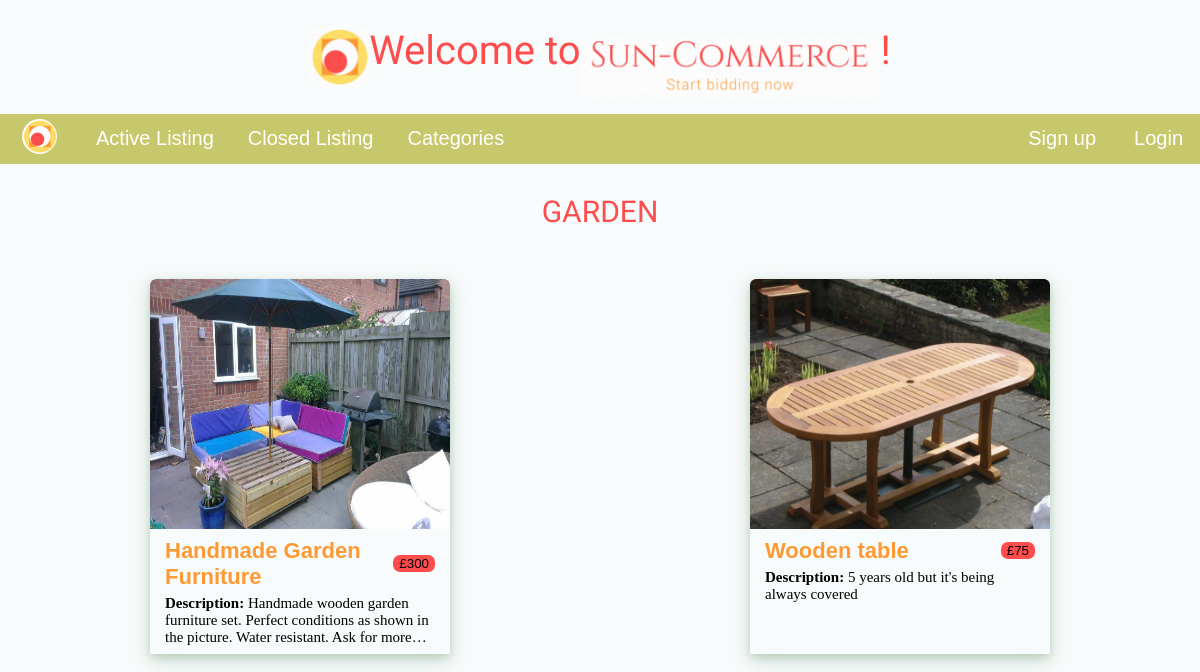
The page /categories/3/ on the database its author committed.
### auctions/models.py (models this page shows, shortened)
class Category(models.Model):
    name = models.CharField(max_length=100)
    photo = models.ImageField(upload_to='pics/', null=True, blank=True)

class Auction(models.Model):
   user = models.ForeignKey(User, on_delete=models.CASCADE, null=False)
   title = models.CharField(max_length=100, null=False)
   description = models.TextField(max_length=1000, null=False)
   initial_price = models.IntegerField(null=False)
   date = models.DateField(default=datetime.date.today)
   photo = models.ImageField(upload_to='pics/', null=True, blank=True)
   category = models.ForeignKey(Category, on_delete=models.SET_NULL, null=True, blank=True)
   active = models.BooleanField(default=True)
   last_bid = models.IntegerField(blank=True, null=True)

### auctions/views.py (the view)
# urls.py: path('categories/<int:id>/', views.by_category, name='auctions-category'),
def by_category(request, id):
    data = {
        'auctions' : Auction.objects.filter(category_id = id, active=True),
        'category' : Category.objects.filter(id = id)[0].name.upper()
    }
    return render(request, 'auctions/by_category.html', data)

### auctions/templates/auctions/by_category.html
{% extends "auctions/layout.html" %}
{% block content %}
<h3>{{category}}</h3>
<div class="auctions-wrapper">
    {% if auctions %}
    {% for auction in auctions %}
        <a href="{% url 'auctions-show' id=auction.id %}">
            <div class="auction-wrapper">
                <div class="list-img-wrapper">
                    <img src="{{auction.photo.url}}" alt="image">
                </div>
                <div class="list-info-wrapper">
                    <div class="title-price">
                        <h2>{{auction.title}} </h2>
                        <button> £{{auction.initial_price}}</button>
                    </div>
                    <p><span>Description: </span>{{auction.description}}</p>
                </div>
            </div>
        </a>
    {% endfor %}
    {% else %}
    <h1 id="no-auctions" class="error">No Active Listings for this Category</h1>
    {% endif %}
</div>
{% endblock %}

### auctions/static/css/styles.css (style rules this page uses)
body { margin: 0; background-color: rgba(232, 244, 245, 0.275); }
h3 { text-align: center; font-size: 30px; font-family: 'Joan', serif; font-weight: lighter; color: #ff4d4d; }
div.auctions-wrapper { display: flex; flex-direction: row-reverse; flex-wrap: wrap-reverse; align-items: center; justify-content: space-around; }
div.auctions-wrapper a { text-decoration: none; color: black; }
div.auctions-wrapper a div.auction-wrapper { display: flex; flex-direction: column; align-items: center; justify-content: flex-start; height: 375px; width: 300px; box-shadow: 0 4px 8px 0 rgba(66, 108, 45, 0.2), 0 6px 20px 0 rgba(34, 109, 39, 0.19); margin: 20px; }
div.auctions-wrapper a div.auction-wrapper div.list-info-wrapper div.title-price { display: flex; align-items: center; justify-content: space-between; width: 270px; }
div.auctions-wrapper a div.auction-wrapper div.list-info-wrapper div.title-price h2 { display: flex; justify-content: space-between; align-items: center; color: #ff9933; font-size: 22px; font-family:'Franklin Gothic Medium', 'Arial Narrow', Arial, sans-serif; margin: 5px 0; }
div.auctions-wrapper a div.auction-wrapper div.list-info-wrapper div.title-price button { border: none; border-radius: 7px; background-color: #ff4d4d; align-self: left; margin-left: 10px; }
div.auctions-wrapper a div.auction-wrapper div.list-info-wrapper { display: flex; flex-direction: column; align-items: center; justify-content: space-between; padding: 0; margin: 0; font-size: 15px; }
div.auctions-wrapper a div.auction-wrapper div.list-img-wrapper img { height: 250px; max-width: 300px; margin: 0; border-radius: 6px 6px 0 0; }
div.auctions-wrapper a div.auction-wrapper div.list-info-wrapper p span { font-weight: bold; }
div.auctions-wrapper a div.auction-wrapper div.list-info-wrapper p { width: 90%; padding: 0px 10px; margin: 0; overflow: hidden; display: -webkit-box; -webkit-line-clamp: 3; -webkit-box-orient: vertical; }

### rows shown on the page
Category: name "GARDEN"
Auction: photo (picture), title "Wooden table", initial_price "75", description "5 years old but it's being always covered"
Auction: photo (picture), title "Handmade Garden Furniture", initial_price "300", description "Handmade wooden garden furniture set. Perfect conditions as shown in the picture. Water resistant. Ask for…"
